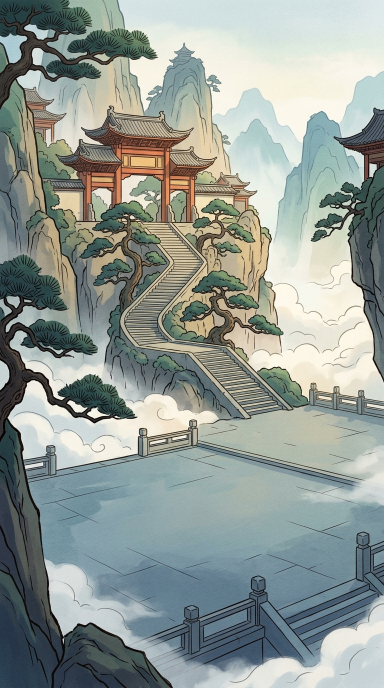
#> input picture game/art/backgrounds/cangwu_day.jpg, 768 x 1376 px, given in place of valley_day.jpg, which was not available (shown at 1/2 size)
$ python make_video_frames.py
#> lines starting #> are read from the running program, lines starting #| are printed output that depends on the picture; pictures that were not available may be replaced by others from this repository, and a replacement may not be noted
"""First frames for the activity videos: the painted hero (male and female) standing in each clip's painted background,
9:16 (768x1376), ready to use as the start image in an image-to-video tool.  -> art_src/video_firstframes/<clip>_<m|f>.png
"""
import os

from PIL import Image

ROOT = os.path.dirname(os.path.dirname(os.path.abspath(__file__)))
BG = os.path.join(ROOT, "game", "art", "backgrounds")
FIG = os.path.join(ROOT, "game", "art", "figures")
OUT = os.path.join(ROOT, "art_src", "video_firstframes")

# clip id -> painted background
CLIPS = {
    "training": "valley_day",
    "technique_practice": "valley_dawn",
    "meditation": "shrine_night",
    "fishing": "riverside_day",
    "herb_gathering": "riverside_day",
    "mining": "cangwu_night",
    "hunting": "valley_dawn",
    "cooking": "village_dusk",
    "music": "village_dusk",
    "chess": "village_dusk",
    "social_visit": "city_market",
    "rest": "village_dusk",
}


def main() -> None:
    os.makedirs(OUT, exist_ok=True)
    for clip, bg in CLIPS.items():
        base = Image.open(os.path.join(BG, bg + ".jpg")).convert("RGB").resize((768, 1376))
#> base is the input picture: PIL image 768x1376 RGB; mean R, G, B 146.9, 155.4, 150.3
        for g in ("m", "f"):
            fig = Image.open(os.path.join(FIG, f"hero_{g}.png")).convert("RGBA")
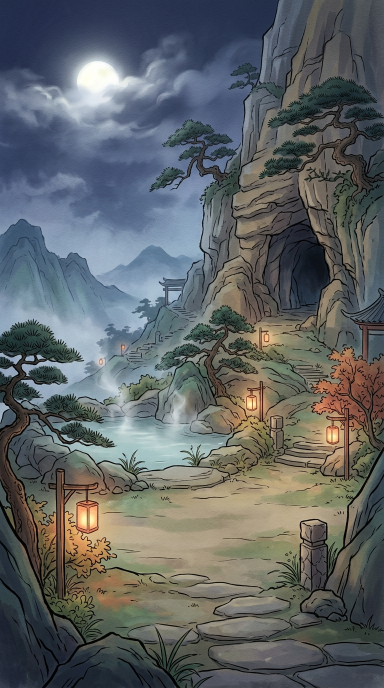
#> input picture game/art/backgrounds/cangwu_night.jpg, 768 x 1376 px, given in place of hero_m.png, which was not available (shown at 1/2 size)
            h = 800
            fig = fig.resize((round(fig.width * h / fig.height), h), Image.LANCZOS)
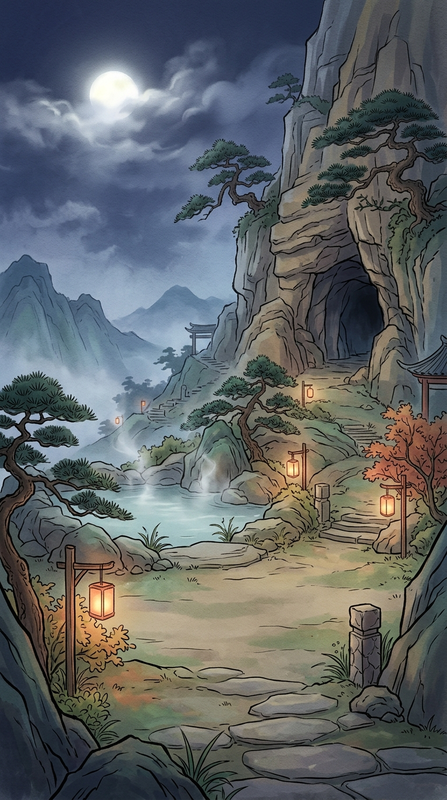
#> fig: PIL image 447x800 RGBA; mean R, G, B, A 96, 100.2, 102, 255
            frame = base.copy()
            frame.paste(fig, ((768 - fig.width) // 2, 1250 - h), fig)
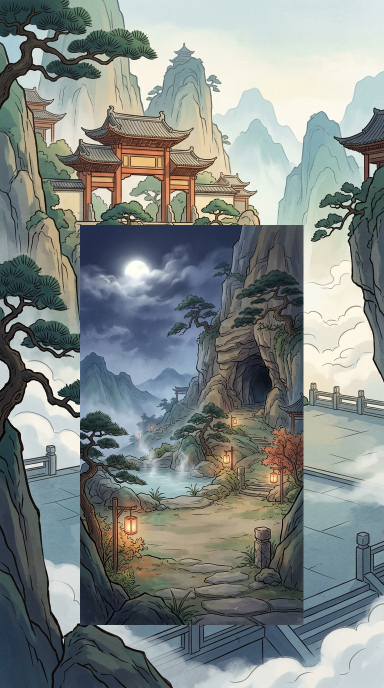
#> frame: PIL image 768x1376 RGB (shown at 1/2 size); mean R, G, B 131.2, 137.5, 134.8
            frame.save(os.path.join(OUT, f"{clip}_{g}.png"))
    print("frames:", len(CLIPS) * 2)


if __name__ == "__main__":
#> (the run stopped early here; a loop or call above may not have finished)
